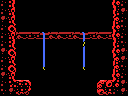

This game map was drawn from its Tiled (.tmx) file and the tilesets committed beside it. A one-line description and the full map source follow:
An orthogonal 16x12 tile map with 8x8 px tiles, 1 tile layer (Tile Layer 1) and 9 objects (big-item, item, 4x4-item, door-left, breakable-left, ...).

<map version="1.0" orientation="orthogonal" renderorder="right-down" width="16" height="12" tilewidth="8" tileheight="8" nextobjectid="33">
 <properties>
  <property name="down" value="hole" />
  <property name="up" value="hole" />
 </properties>
 <tileset firstgid="1" name="tiles" tilewidth="8" tileheight="8" tilecount="256" columns="16">
  <image source="tiles.png" width="128" height="128" />
 </tileset>
 <layer name="Tile Layer 1" width="16" height="12">
  <data encoding="csv">
114,252,1,1,1,1,1,1,1,1,1,1,1,1,117,114,
114,119,1,1,1,1,1,1,1,1,1,1,1,1,251,115,
115,119,1,1,1,1,1,1,1,1,1,1,1,1,116,114,
114,118,1,1,1,1,1,1,1,1,1,1,1,1,117,113,
114,119,139,255,255,136,139,139,255,139,136,255,139,255,117,114,
114,252,1,1,1,135,1,1,1,1,132,1,1,1,251,113,
115,118,1,1,1,135,1,1,1,1,135,1,1,1,117,115,
114,119,1,1,1,135,1,1,1,1,135,1,1,1,116,115,
114,118,1,1,1,256,1,1,1,1,256,1,1,1,116,113,
115,119,1,1,1,1,1,1,1,1,1,1,1,1,117,114,
114,120,254,104,1,1,1,1,1,1,1,1,102,97,121,115,
113,115,250,124,1,1,1,1,1,1,1,1,122,250,114,115
</data>
 </layer>
 <objectgroup name="objects">
  <object id="14" type="big-item" x="48" y="8" width="32" height="24" />
  <object id="15" type="item" x="56" y="16" width="16" height="16" />
  <object id="16" type="4x4-item" x="48" y="0" width="32" height="32" />
  <object id="27" type="door-left" x="0" y="56" width="16" height="24" />
  <object id="28" type="breakable-left" x="0" y="48" width="16" height="32" />
  <object id="29" type="door-right" x="112" y="56" width="16" height="24" />
  <object id="30" type="breakable-right" x="112" y="48" width="16" height="32" />
  <object id="31" type="walker-right" x="16" y="0" width="32" height="32" />
  <object id="32" type="walker-left" x="80" y="0" width="32" height="32" />
 </objectgroup>
</map>
